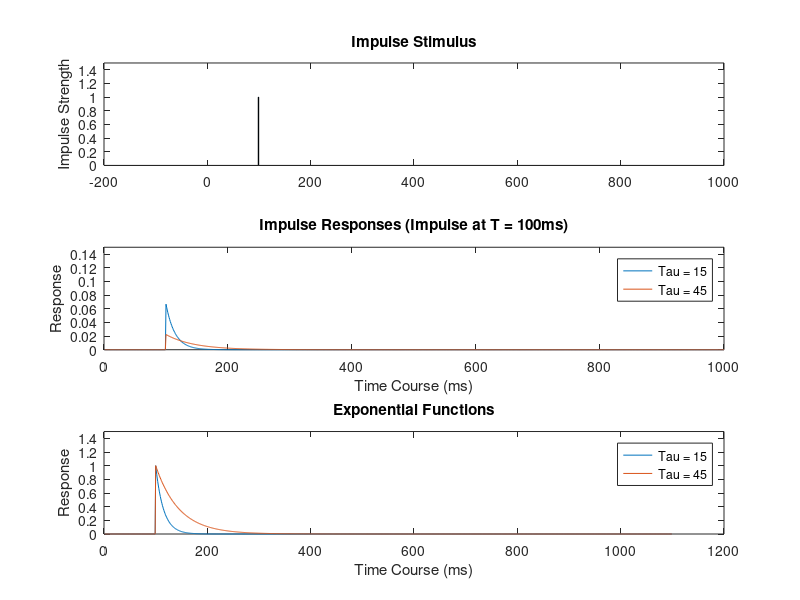
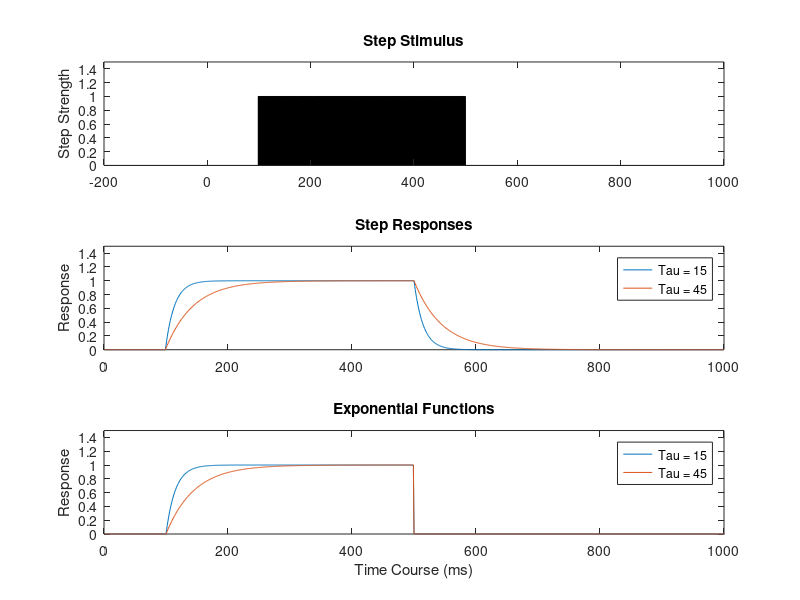

Here is the MATLAB script that generated these plots, in order: (Note: this script raises an error after producing the figures.)
% V1 and Direction Selectivity
% Robert Woodry
% Perception HW4

%% 1A)
% Recursive Temporal Filter
% Compute the impulse response at t = 100
deltaT = 1;         %Time constant, ms
duration = 1000;    % ms

% Initialize arrays
ts = [0:deltaT:duration-deltaT]; %#ok<NBRAK> 
x = zeros(size(ts));
x(100) = 1;

% Compute & plot the IRs for two different tau values. Plot exponentials as
% well
tau = 15;

ys = zeros(size(ts));
y1 = 0;

for t = 1:length(ts)
    deltaY1 = (deltaT/tau) * (-y1 + x(t));
    y1 = y1 + deltaY1;
    ys(t) = y1;
end

tau2 = 45;

ys2 = zeros(size(ts));
y1 = 0;

for t = 1:length(ts)
    deltaY1 = (deltaT/tau2) * (-y1 + x(t));
    y1 = y1 + deltaY1;
    ys2(t) = y1;
end

figure(1); subplot(3, 1, 1);

bar(ts, x);
ylim([0 1.5]);
title("Impulse Stimulus");
ylabel("Impulse Strength");

subplot(3, 1, 2);
plot(ys); hold on; plot(ys2); ylim([0 0.15]);
legend('Tau = 15', 'Tau = 45'); title("Impulse Responses (Impulse at T = 100ms)");
xlabel("Time Course (ms)"); ylabel("Response"); 

hold off;

% Plot the corresponding exponentials
subplot(3, 1, 3);
e1 = [zeros(1, 99), exp(-ts/tau)];
e2 = [zeros(1, 99), exp(-ts/tau2)];

plot(e1); hold on; plot(e2); hold off; ylim([0 1.5]);
title("Exponential Functions"); legend("Tau = 15", "Tau = 45");
xlabel("Time Course (ms)"); ylabel("Response"); 

%% 1B)
% Compute and plot the step response

deltaT = 1;         % Time constant, ms
duration = 1000;    % ms

% Initialize arrays
ts = [0:deltaT:duration-deltaT]; %#ok<NBRAK> 
x = zeros(size(ts));
x(100:500) = 1;

step1 = [zeros(1, 99), 1 - exp(-ts/tau)];
step2 = [zeros(1, 99), 1 - exp(-ts/tau2)];
step1(500:length(step1)) = 0;
step2(500:length(step2)) = 0;

% Compute & plot the SRs for two different tau values. Plot exponentials as
% well
tau1 = 15;

ys1 = zeros(size(ts));
y1 = 0;

for t = 1:length(ts)
    deltaY1 = (deltaT/tau1) * (-y1 + x(t));
    y1 = y1 + deltaY1;
    ys1(t) = y1;
end

tau2 = 45;

ys2 = zeros(size(ts));
y1 = 0;

for t = 1:length(ts)
    deltaY1 = (deltaT/tau2) * (-y1 + x(t));
    y1 = y1 + deltaY1;
    ys2(t) = y1;
end

figure(2); subplot(3, 1, 1);

bar(ts, x);
ylim([0 1.5]);
title("Step Stimulus");
ylabel("Step Strength");


subplot(3, 1, 2);
plot(ys1); hold on; plot(ys2);
legend('Tau = 15', 'Tau = 45'); title("Step Responses");
 ylabel("Response"); ylim([0 1.5]);
hold off;

subplot(3, 1, 3); 
plot(step1); hold on; plot(step2); ylim([0 1.5]);
legend('Tau = 15', 'Tau = 45'); title("Exponential Functions");
xlabel("Time Course (ms)"); ylabel("Response"); xlim([0 1000]);
hold off;

%% 1C)
% Compute and plot the responses to sinusoidal inputs
% y = h(w)x(w) = x(w) / (1 + d(w))

W = [10:10:500];
computed_amps = zeros(size(W));

figure(3);

for i=1:length(W)
    w = W(i);
    x_hat = zeros(size(ts));
    d_hat = zeros(size(ts));

    x_hat(w) = 1;
    d_hat(w) = 2*pi*w;
    y_hat = x_hat ./ (1 + d_hat);
    
    computed_amps(i) = max(abs(y_hat));
end

computed_phase = 0 + pi/2;
yyaxis left
bar(W, computed_amps);
ylabel("Computed Amplitude");
yyaxis right
yline(computed_phase, color = 'red', value = computed_phase);
ylabel("Computed Phase");
title("Predicted Amplitudes of Sinusoids convolved with the IIR Filter");
xlabel("Frequency");


%%
% 2
deltaT = 1;
tau = 25;
y1 = 0;
y2 = 0;
y3 = 0;
y4 = 0;
y5 = 0;
y6 = 0;
y7 = 0;

ys1 = zeros(size(ts));
ys2 = zeros(size(ts));
ys3 = zeros(size(ts));
ys4 = zeros(size(ts));
ys5 = zeros(size(ts));
ys6 = zeros(size(ts));
ys7 = zeros(size(ts));

f1 = zeros(size(ts));
f2 = zeros(size(ts));

x = zeros(size(ts));
x(100) = 1;

for t = 1:length(ts)
    deltaY1 = (deltaT / tau) * (-y1 + x(t)); y1 = y1 + deltaY1;
    ys1(t) = y1;
    
    deltaY2 = (deltaT / tau) * (-y2 + y1); y2 = y2 + deltaY2;
    ys2(t) = y2;
    
    deltaY3 = (deltaT / tau) * (-y3 + y2);y3 = y3 + deltaY3;
    ys3(t) = y3;
    
    deltaY4 = (deltaT / tau) * (-y4 + y3); y4 = y4 + deltaY4;
    ys4(t) = y4;
    
    deltaY5 = (deltaT / tau) * (-y5 + y4); y5 = y5 + deltaY5;
    ys5(t) = y5;

    deltaY6 = (deltaT / tau) * (-y6 + y5); y6 = y6 + deltaY6;
    ys6(t) = y6;

    deltaY7 = (deltaT / tau) * (-y7 + y6); y7 = y7 + deltaY7;
    ys7(t) = y7;

    f1(t) = y3 - y7; f2(t) = y5 - y7;

end


figure(4);
plot(f1); hold on; plot(f2);hold off;


%% 3)
deltaT = 1;        % 1
deltaX = 1/120;     % 1/120
x = [-2:deltaX:2];
y = [-2:deltaX:2];
t = [0:deltaT:1000];

sigma = 0.1;
sf = 4;
evenFilt = exp(-(x.^2)./(2*sigma^2)) .* cos(2*pi*sf*x);
oddFilt = exp(-(x.^2)./(2*sigma^2)) .* sin(2*pi*sf*x);
integral = sum(evenFilt.^2 + oddFilt.^2);
evenFilt = evenFilt / integral;
oddFilt = oddFilt / integral;

% Create stimulus with impulse at mid x, mid y, t = 1
stim = zeros(length(x), length(y), length(t));
stim(round(length(x) / 2), round(length(x) / 2), 1) = 1;



tau = 25;
y1 = 0;
y2 = 0;
y3 = 0;
y4 = 0;
y5 = 0;
y6 = 0;
y7 = 0;

ys1 = zeros(size(stim));
ys2 = zeros(size(stim));
ys3 = zeros(size(stim));
ys4 = zeros(size(stim));
ys5 = zeros(size(stim));
ys6 = zeros(size(stim));
ys7 = zeros(size(stim));

f1_even = zeros(size(stim));
f1_odd = zeros(size(stim));
f1_even_t = zeros(size(stim));
f1_odd_t = zeros(size(stim));

f2_even = zeros(size(stim));
f2_odd = zeros(size(stim));
f2_even_t = zeros(size(stim));
f2_odd_t = zeros(size(stim));

f1 = zeros(size(stim));
f2 = zeros(size(stim));


for tt = 1:length(t)
    deltaY1 = (deltaT / tau) * (-y1 + stim(:, :, tt)); y1 = y1 + deltaY1;
    ys1(:, :, tt) = y1;
    
    deltaY2 = (deltaT / tau) * (-y2 + y1); y2 = y2 + deltaY2;
    ys2(:, :, tt) = y2;
    
    deltaY3 = (deltaT / tau) * (-y3 + y2);y3 = y3 + deltaY3;
    ys3(:, :, tt) = y3;
    
    deltaY4 = (deltaT / tau) * (-y4 + y3); y4 = y4 + deltaY4;
    ys4(:, :, tt) = y4;
    
    deltaY5 = (deltaT / tau) * (-y5 + y4); y5 = y5 + deltaY5;
    ys5(:, :, tt) = y5;

    deltaY6 = (deltaT / tau) * (-y6 + y5); y6 = y6 + deltaY6;
    ys6(:, :, tt) = y6;

    deltaY7 = (deltaT / tau) * (-y7 + y6); y7 = y7 + deltaY7;
    ys7(:, :, tt) = y7;

    f1(:, :, tt) = y3 - y7; 
    f2(:, :, tt) = y5 - y7;

    f1_even(:, :, tt) = conv2(f1(:, :, tt), evenFilt, 'same');
    f1_odd(:, :, tt) = conv2(f1(:, :, tt), oddFilt, 'same');
    f1_even_t(:, :, tt) = conv2(f1(:, :, tt), evenFilt', 'same');
    f1_odd_t(:, :, tt) = conv2(f1(:, :, tt), oddFilt', 'same');
    
    f2_even(:, :, tt) = conv2(f2(:, :, tt), evenFilt, 'same');
    f2_odd(:, :, tt) = conv2(f2(:, :, tt), oddFilt, 'same');
    f2_even_t(:, :, tt) = conv2(f2(:, :, tt), evenFilt', 'same');
    f2_odd_t(:, :, tt) = conv2(f2(:, :, tt), oddFilt', 'same');

end

%% 3a)
figure(5);

subplot(2, 2, 3);
imagesc(squeeze(f1_even(round(length(x)/2), :, :))');
title("Even Fast"); xlabel("Visual angle (deg)"); ylabel("Time (ms)");

subplot(2, 2, 1);
imagesc(squeeze(f1_odd(round(length(x)/2),:, :))');
title("Odd Fast"); xlabel("Visual angle (deg)"); ylabel("Time (ms)");

subplot(2, 2, 4);
imagesc(squeeze(f2_even(round(length(x)/2), :, :))');
title("Even Slow"); xlabel("Visual angle (deg)"); ylabel("Time (ms)");

subplot(2, 2, 2);
imagesc(squeeze(f2_odd(round(length(x)/2), :, :))');
title("Odd Slow"); xlabel("Visual angle (deg)"); ylabel("Time (ms)");


%% 3b)
leftEven = f1_odd + f2_even;
leftOdd = -f2_odd + f1_even;
rightEven = -f1_odd + f2_even;
rightOdd = f2_odd + f1_even;

figure(6);

subplot(2, 2, 1);
imagesc(squeeze(leftEven(round(length(x)/2), :, :))');
title("Left Even"); xlabel("Visual angle (deg)"); ylabel("Time (ms)");

subplot(2, 2, 2);
imagesc(squeeze(leftOdd(round(length(x)/2),:, :))');
title("Left Odd"); xlabel("Visual angle (deg)"); ylabel("Time (ms)");

subplot(2, 2, 3);
imagesc(squeeze(rightEven(round(length(x)/2), :, :))');
title("Right Even"); xlabel("Visual angle (deg)"); ylabel("Time (ms)");

subplot(2, 2, 4);
imagesc(squeeze(rightOdd(round(length(x)/2), :, :))');
title("Right Odd"); xlabel("Visual angle (deg)"); ylabel("Time (ms)");


%% 3c)
leftEnergy = leftEven .^2 + leftOdd.^2;
rightEnergy = rightEven .^ 2 + rightOdd.^2;

figure(7);
subplot(1, 2, 1);
imagesc(squeeze(leftEnergy(round(length(x)/2), :, :))');
title("Left Energy"); xlabel("Visual angle (deg)"); ylabel("Time (ms)");

subplot(1, 2, 2);
imagesc(squeeze(rightEnergy(round(length(x)/2), :, :))');
title("Right Energy"); xlabel("Visual angle (deg)"); ylabel("Time (ms)");


%% 3d)
deltaT = 1;        % 1
deltaX = 1/120;     % 1/120
x = [-2:deltaX:2];
y = [-2:deltaX:2];
t = [0:deltaT:1000];

sigma = 0.1;
sf = 4;
evenFilt = exp(-(x.^2)./(2*sigma^2)) .* cos(2*pi*sf*x);
oddFilt = exp(-(x.^2)./(2*sigma^2)) .* sin(2*pi*sf*x);
integral = sum(evenFilt.^2 + oddFilt.^2);
evenFilt = evenFilt / integral;
oddFilt = oddFilt / integral;



% Create stimulus with impulse at mid x, mid y, t = 1
stim = zeros(length(x), length(y), length(t));
stim(round(length(x) / 2), round(length(x) / 2), 1) = 1;
% Create 4 drifting sinusoid stimuli
Hz = 8;
cpd = sf;

drift_up = zeros(size(stim));
drift_down = zeros(size(stim));
drift_left = zeros(size(stim));
drift_right = zeros(size(stim));

units_per_degree = length(x)/ 4;
P = units_per_degree/cpd;
P_over_time = 1000/Hz;
delta_phase = 2*pi/P_over_time;

for tt=1:length(t)
    drift_up(:, :, tt) = mkSine([length(x) length(y)], P, pi/2, 1, ...
        delta_phase * tt);

    drift_right(:, :, tt) = mkSine([length(x) length(y)], P, pi, 1, ...
        delta_phase* tt);

    drift_left(:, :, tt) = mkSine([length(x) length(y)], P, 2*pi, 1, ...
        delta_phase*tt);

    drift_down(:, :, tt) = mkSine([length(x) length(y)], P, 3/2*pi, 1, ...
        delta_phase*tt);
end


%Uncomment below to play movie of the four stimuli

% figure(8);
% 
% for tt = 1:length(t)
%     subplot(2, 2, 1);
%     imagesc(drift_up(:, :, tt));
%     title("Up");
% 
%     subplot(2, 2, 2);
%     imagesc(drift_down(:, :, tt));
%     title("Down");
% 
%     subplot(2, 2, 3);
%     imagesc(drift_left(:, :, tt));
%     title("Left");
% 
%     subplot(2, 2, 4);
%     imagesc(drift_right(:, :, tt));
%     title("Right"); 
%     
%     pause(0.001);
% end

%% 3d) Drift Left
tau = 25;
y1 = 0;
y2 = 0;
y3 = 0;
y4 = 0;
y5 = 0;
y6 = 0;
y7 = 0;

f1_even = zeros(size(stim));
f1_odd = zeros(size(stim));
f1_even_t = zeros(size(stim));
f1_odd_t = zeros(size(stim));

f2_even = zeros(size(stim));
f2_odd = zeros(size(stim));
f2_even_t = zeros(size(stim));
f2_odd_t = zeros(size(stim));

for tt = 1:length(t)
    deltaY1 = (deltaT / tau) * (-y1 + drift_left(:, :, tt)); y1 = y1 + deltaY1;
    deltaY2 = (deltaT / tau) * (-y2 + y1); y2 = y2 + deltaY2;
    deltaY3 = (deltaT / tau) * (-y3 + y2);y3 = y3 + deltaY3;
    deltaY4 = (deltaT / tau) * (-y4 + y3); y4 = y4 + deltaY4;
    deltaY5 = (deltaT / tau) * (-y5 + y4); y5 = y5 + deltaY5;
    deltaY6 = (deltaT / tau) * (-y6 + y5); y6 = y6 + deltaY6;
    deltaY7 = (deltaT / tau) * (-y7 + y6); y7 = y7 + deltaY7;

    f1 = y3 - y7; 
    f2 = y5 - y7;

    f1_even(:, :, tt) = conv2(f1, evenFilt, 'same');
    f1_odd(:, :, tt) = conv2(f1, oddFilt, 'same');
    f1_even_t(:, :, tt) = conv2(f1, evenFilt', 'same');
    f1_odd_t(:, :, tt) = conv2(f1, oddFilt', 'same');
    
    f2_even(:, :, tt) = conv2(f2, evenFilt, 'same');
    f2_odd(:, :, tt) = conv2(f2, oddFilt, 'same');
    f2_even_t(:, :, tt) = conv2(f2, evenFilt', 'same');
    f2_odd_t(:, :, tt) = conv2(f2, oddFilt', 'same');
end

disp("Integration Complete");

leftEven = f1_odd + f2_even;
leftOdd = -f2_odd + f1_even;
rightEven = -f1_odd + f2_even;
rightOdd = f2_odd + f1_even;
upEven = f1_odd_t + f2_even_t;
upOdd = -f2_odd_t + f1_even_t;
downEven = -f1_odd_t + f2_even_t;
downOdd = f2_odd_t + f1_even_t;

leftEnergy = leftEven.^2 + leftOdd.^2;
rightEnergy = rightEven.^ 2 + rightOdd.^2;
upEnergy = upEven.^2 + upOdd.^2;
downEnergy = downEven.^ 2 + downOdd.^2;

disp("Energy Computed");

figure('NumberTitle', 'off', 'Name', 'Drift Left');
subplot(2, 2, 1);
plot(squeeze(leftEnergy(round(length(x)/2), round(length(x)/2), :)));
hold on;
plot(squeeze(leftEven(round(length(x)/2), round(length(x)/2), :)));
title("Leftward Selective");
plot(squeeze(leftOdd(round(length(x)/2), round(length(x)/2), :)));
xlabel("Time (ms)"); ylabel("Response"); legend("Energy", "Even", "Odd");
xlim([0 1000]); ylim([-.4 1.2]); hold off;

subplot(2, 2, 2);
plot(squeeze(rightEnergy(round(length(x)/2), round(length(x)/2), :)));
hold on;
plot(squeeze(rightEven(round(length(x)/2), round(length(x)/2), :)));
title("Rightward Selective");
plot(squeeze(rightOdd(round(length(x)/2), round(length(x)/2), :)));
xlabel("Time (ms)"); ylabel("Response"); legend("Energy", "Even", "Odd");
xlim([0 1000]); ylim([-.4 1.2]); hold off;

subplot(2, 2, 3);
plot(squeeze(downEnergy(round(length(x)/2), round(length(x)/2), :)));
hold on;
plot(squeeze(downEven(round(length(x)/2), round(length(x)/2), :)));
title("Downward Selective");
plot(squeeze(downOdd(round(length(x)/2), round(length(x)/2), :)));
xlabel("Time (ms)"); ylabel("Response"); legend("Energy", "Even", "Odd");
xlim([0 1000]); ylim([-.4 1.2]); hold off;

subplot(2, 2, 4);
plot(squeeze(upEnergy(round(length(x)/2), round(length(x)/2), :)));
hold on;
plot(squeeze(upEven(round(length(x)/2), round(length(x)/2), :)));
title("Upward Selective");
plot(squeeze(upOdd(round(length(x)/2), round(length(x)/2), :)));
xlabel("Time (ms)"); ylabel("Response"); legend("Energy", "Even", "Odd");
xlim([0 1000]); ylim([-.4 1.2]); hold off;


%% 3d) Drift Right
tau = 25;
y1 = 0;
y2 = 0;
y3 = 0;
y4 = 0;
y5 = 0;
y6 = 0;
y7 = 0;

f1_even = zeros(size(stim));
f1_odd = zeros(size(stim));
f1_even_t = zeros(size(stim));
f1_odd_t = zeros(size(stim));

f2_even = zeros(size(stim));
f2_odd = zeros(size(stim));
f2_even_t = zeros(size(stim));
f2_odd_t = zeros(size(stim));

for tt = 1:length(t)
    deltaY1 = (deltaT / tau) * (-y1 + drift_right(:, :, tt)); y1 = y1 + deltaY1;
    deltaY2 = (deltaT / tau) * (-y2 + y1); y2 = y2 + deltaY2;
    deltaY3 = (deltaT / tau) * (-y3 + y2);y3 = y3 + deltaY3;
    deltaY4 = (deltaT / tau) * (-y4 + y3); y4 = y4 + deltaY4;
    deltaY5 = (deltaT / tau) * (-y5 + y4); y5 = y5 + deltaY5;
    deltaY6 = (deltaT / tau) * (-y6 + y5); y6 = y6 + deltaY6;
    deltaY7 = (deltaT / tau) * (-y7 + y6); y7 = y7 + deltaY7;

    f1 = y3 - y7; 
    f2 = y5 - y7;

    f1_even(:, :, tt) = conv2(f1, evenFilt, 'same');
    f1_odd(:, :, tt) = conv2(f1, oddFilt, 'same');
    f1_even_t(:, :, tt) = conv2(f1, evenFilt', 'same');
    f1_odd_t(:, :, tt) = conv2(f1, oddFilt', 'same');
    
    f2_even(:, :, tt) = conv2(f2, evenFilt, 'same');
    f2_odd(:, :, tt) = conv2(f2, oddFilt, 'same');
    f2_even_t(:, :, tt) = conv2(f2, evenFilt', 'same');
    f2_odd_t(:, :, tt) = conv2(f2, oddFilt', 'same');
end

leftEven = f1_odd + f2_even;
leftOdd = -f2_odd + f1_even;
rightEven = -f1_odd + f2_even;
rightOdd = f2_odd + f1_even;
upEven = f1_odd_t + f2_even_t;
upOdd = -f2_odd_t + f1_even_t;
downEven = -f1_odd_t + f2_even_t;
downOdd = f2_odd_t + f1_even_t;

leftEnergy = leftEven.^2 + leftOdd.^2;
rightEnergy = rightEven.^ 2 + rightOdd.^2;
upEnergy = upEven.^2 + upOdd.^2;
downEnergy = downEven.^ 2 + downOdd.^2;


figure('NumberTitle', 'off', 'Name', 'Drift Right');
subplot(2, 2, 1);
plot(squeeze(leftEnergy(round(length(x)/2), round(length(x)/2), :)));
hold on;
plot(squeeze(leftEven(round(length(x)/2), round(length(x)/2), :)));
title("Leftward Selective");
plot(squeeze(leftOdd(round(length(x)/2), round(length(x)/2), :)));
xlabel("Time (ms)"); ylabel("Response"); legend("Energy", "Even", "Odd");
xlim([0 1000]); ylim([-.4 1.2]); hold off;

subplot(2, 2, 2);
plot(squeeze(rightEnergy(round(length(x)/2), round(length(x)/2), :)));
hold on;
plot(squeeze(rightEven(round(length(x)/2), round(length(x)/2), :)));
title("Rightward Selective");
plot(squeeze(rightOdd(round(length(x)/2), round(length(x)/2), :)));
xlabel("Time (ms)"); ylabel("Response"); legend("Energy", "Even", "Odd");
xlim([0 1000]); ylim([-.4 1.2]); hold off;

subplot(2, 2, 3);
plot(squeeze(downEnergy(round(length(x)/2), round(length(x)/2), :)));
hold on;
plot(squeeze(downEven(round(length(x)/2), round(length(x)/2), :)));
title("Downward Selective");
plot(squeeze(downOdd(round(length(x)/2), round(length(x)/2), :)));
xlabel("Time (ms)"); ylabel("Response"); legend("Energy", "Even", "Odd");
xlim([0 1000]); ylim([-.4 1.2]); hold off;

subplot(2, 2, 4);
plot(squeeze(upEnergy(round(length(x)/2), round(length(x)/2), :)));
hold on;
plot(squeeze(upEven(round(length(x)/2), round(length(x)/2), :)));
title("Upward Selective");
plot(squeeze(upOdd(round(length(x)/2), round(length(x)/2), :)));
xlabel("Time (ms)"); ylabel("Response"); legend("Energy", "Even", "Odd");
xlim([0 1000]); ylim([-.4 1.2]); hold off;


%% 3d) Drift Up
tau = 25;
y1 = 0;
y2 = 0;
y3 = 0;
y4 = 0;
y5 = 0;
y6 = 0;
y7 = 0;

f1_even = zeros(size(stim));
f1_odd = zeros(size(stim));
f1_even_t = zeros(size(stim));
f1_odd_t = zeros(size(stim));

f2_even = zeros(size(stim));
f2_odd = zeros(size(stim));
f2_even_t = zeros(size(stim));
f2_odd_t = zeros(size(stim));

for tt = 1:length(t)
    deltaY1 = (deltaT / tau) * (-y1 + drift_up(:, :, tt)); y1 = y1 + deltaY1;
    deltaY2 = (deltaT / tau) * (-y2 + y1); y2 = y2 + deltaY2;
    deltaY3 = (deltaT / tau) * (-y3 + y2);y3 = y3 + deltaY3;
    deltaY4 = (deltaT / tau) * (-y4 + y3); y4 = y4 + deltaY4;
    deltaY5 = (deltaT / tau) * (-y5 + y4); y5 = y5 + deltaY5;
    deltaY6 = (deltaT / tau) * (-y6 + y5); y6 = y6 + deltaY6;
    deltaY7 = (deltaT / tau) * (-y7 + y6); y7 = y7 + deltaY7;

    f1 = y3 - y7; 
    f2 = y5 - y7;

    f1_even(:, :, tt) = conv2(f1, evenFilt, 'same');
    f1_odd(:, :, tt) = conv2(f1, oddFilt, 'same');
    f1_even_t(:, :, tt) = conv2(f1, evenFilt', 'same');
    f1_odd_t(:, :, tt) = conv2(f1, oddFilt', 'same');
    
    f2_even(:, :, tt) = conv2(f2, evenFilt, 'same');
    f2_odd(:, :, tt) = conv2(f2, oddFilt, 'same');
    f2_even_t(:, :, tt) = conv2(f2, evenFilt', 'same');
    f2_odd_t(:, :, tt) = conv2(f2, oddFilt', 'same');
end

leftEven = f1_odd + f2_even;
leftOdd = -f2_odd + f1_even;
rightEven = -f1_odd + f2_even;
rightOdd = f2_odd + f1_even;
upEven = f1_odd_t + f2_even_t;
upOdd = -f2_odd_t + f1_even_t;
downEven = -f1_odd_t + f2_even_t;
downOdd = f2_odd_t + f1_even_t;

leftEnergy = leftEven.^2 + leftOdd.^2;
rightEnergy = rightEven.^ 2 + rightOdd.^2;
upEnergy = upEven.^2 + upOdd.^2;
downEnergy = downEven.^ 2 + downOdd.^2;


figure('NumberTitle', 'off', 'Name', 'Drift Up');
subplot(2, 2, 1);
plot(squeeze(leftEnergy(round(length(x)/2), round(length(x)/2), :)));
hold on;
plot(squeeze(leftEven(round(length(x)/2), round(length(x)/2), :)));
title("Leftward Selective");
plot(squeeze(leftOdd(round(length(x)/2), round(length(x)/2), :)));
xlabel("Time (ms)"); ylabel("Response"); legend("Energy", "Even", "Odd");
xlim([0 1000]); ylim([-.4 1.2]); hold off;

subplot(2, 2, 2);
plot(squeeze(rightEnergy(round(length(x)/2), round(length(x)/2), :)));
hold on;
plot(squeeze(rightEven(round(length(x)/2), round(length(x)/2), :)));
title("Rightward Selective");
plot(squeeze(rightOdd(round(length(x)/2), round(length(x)/2), :)));
xlabel("Time (ms)"); ylabel("Response"); legend("Energy", "Even", "Odd");
xlim([0 1000]); ylim([-.4 1.2]); hold off;

subplot(2, 2, 3);
plot(squeeze(downEnergy(round(length(x)/2), round(length(x)/2), :)));
hold on;
plot(squeeze(downEven(round(length(x)/2), round(length(x)/2), :)));
title("Downward Selective");
plot(squeeze(downOdd(round(length(x)/2), round(length(x)/2), :)));
xlabel("Time (ms)"); ylabel("Response"); legend("Energy", "Even", "Odd");
xlim([0 1000]); ylim([-.4 1.2]); hold off;

subplot(2, 2, 4);
plot(squeeze(upEnergy(round(length(x)/2), round(length(x)/2), :)));
hold on;
plot(squeeze(upEven(round(length(x)/2), round(length(x)/2), :)));
title("Upward Selective");
plot(squeeze(upOdd(round(length(x)/2), round(length(x)/2), :)));
xlabel("Time (ms)"); ylabel("Response"); legend("Energy", "Even", "Odd");
xlim([0 1000]); ylim([-.4 1.2]); hold off;


%% 3d) Drift Down
tau = 25;
y1 = 0;
y2 = 0;
y3 = 0;
y4 = 0;
y5 = 0;
y6 = 0;
y7 = 0;

f1_even = zeros(size(stim));
f1_odd = zeros(size(stim));
f1_even_t = zeros(size(stim));
f1_odd_t = zeros(size(stim));

f2_even = zeros(size(stim));
f2_odd = zeros(size(stim));
f2_even_t = zeros(size(stim));
f2_odd_t = zeros(size(stim));

for tt = 1:length(t)
    deltaY1 = (deltaT / tau) * (-y1 + drift_down(:, :, tt)); y1 = y1 + deltaY1;
    deltaY2 = (deltaT / tau) * (-y2 + y1); y2 = y2 + deltaY2;
    deltaY3 = (deltaT / tau) * (-y3 + y2);y3 = y3 + deltaY3;
    deltaY4 = (deltaT / tau) * (-y4 + y3); y4 = y4 + deltaY4;
    deltaY5 = (deltaT / tau) * (-y5 + y4); y5 = y5 + deltaY5;
    deltaY6 = (deltaT / tau) * (-y6 + y5); y6 = y6 + deltaY6;
    deltaY7 = (deltaT / tau) * (-y7 + y6); y7 = y7 + deltaY7;

    f1 = y3 - y7; 
    f2 = y5 - y7;

    f1_even(:, :, tt) = conv2(f1, evenFilt, 'same');
    f1_odd(:, :, tt) = conv2(f1, oddFilt, 'same');
    f1_even_t(:, :, tt) = conv2(f1, evenFilt', 'same');
    f1_odd_t(:, :, tt) = conv2(f1, oddFilt', 'same');
    
    f2_even(:, :, tt) = conv2(f2, evenFilt, 'same');
    f2_odd(:, :, tt) = conv2(f2, oddFilt, 'same');
    f2_even_t(:, :, tt) = conv2(f2, evenFilt', 'same');
    f2_odd_t(:, :, tt) = conv2(f2, oddFilt', 'same');
end

leftEven = f1_odd + f2_even;
leftOdd = -f2_odd + f1_even;
rightEven = -f1_odd + f2_even;
rightOdd = f2_odd + f1_even;
upEven = f1_odd_t + f2_even_t;
upOdd = -f2_odd_t + f1_even_t;
downEven = -f1_odd_t + f2_even_t;
downOdd = f2_odd_t + f1_even_t;

leftEnergy = leftEven.^2 + leftOdd.^2;
rightEnergy = rightEven.^ 2 + rightOdd.^2;
upEnergy = upEven.^2 + upOdd.^2;
downEnergy = downEven.^ 2 + downOdd.^2;
%%
figure('NumberTitle', 'off', 'Name', 'Drift Down');
subplot(2, 2, 1);
plot(squeeze(leftEnergy(round(length(x)/2), round(length(x)/2), :)));
hold on;
plot(squeeze(leftEven(round(length(x)/2), round(length(x)/2), :)));
title("Leftward Selective");
plot(squeeze(leftOdd(round(length(x)/2), round(length(x)/2), :)));
xlabel("Time (ms)"); ylabel("Response"); legend("Energy", "Even", "Odd");
 hold off; xlim([0 1000]); ylim([-.4 1.2]); hold off;

subplot(2, 2, 2);
plot(squeeze(rightEnergy(round(length(x)/2), round(length(x)/2), :)));
hold on;
plot(squeeze(rightEven(round(length(x)/2), round(length(x)/2), :)));
title("Rightward Selective");
plot(squeeze(rightOdd(round(length(x)/2), round(length(x)/2), :)));
xlabel("Time (ms)"); ylabel("Response"); legend("Energy", "Even", "Odd");
 hold off; xlim([0 1000]); ylim([-.4 1.2]); hold off;

subplot(2, 2, 3);
plot(squeeze(downEnergy(round(length(x)/2), round(length(x)/2), :)));
hold on;
plot(squeeze(downEven(round(length(x)/2), round(length(x)/2), :)));
title("Downward Selective");
plot(squeeze(downOdd(round(length(x)/2), round(length(x)/2), :)));
xlabel("Time (ms)"); ylabel("Response"); legend("Energy", "Even", "Odd");
hold off; xlim([0 1000]); ylim([-.4 1.2]); hold off;

subplot(2, 2, 4);
plot(squeeze(upEnergy(round(length(x)/2), round(length(x)/2), :)));
hold on;
plot(squeeze(upEven(round(length(x)/2), round(length(x)/2), :)));
title("Upward Selective");
plot(squeeze(upOdd(round(length(x)/2), round(length(x)/2), :)));
xlabel("Time (ms)"); ylabel("Response"); legend("Energy", "Even", "Odd");
hold off; xlim([0 1000]); ylim([-.4 1.2]); hold off;


%% 4a)
contrasts = [1 5 10 25 50 100];
sigma = 3;      % sigma value that yields a response of .40 at 10 % contrast, 
% which is half the maximum response: 80%.
upEnergy_byContrast = zeros(1, length(contrasts));
downEnergy_byContrast = zeros(1, length(contrasts));
rightEnergy_byContrast = zeros(1, length(contrasts));
leftEnergy_byContrast = zeros(1, length(contrasts));

for c=1:length(contrasts)
    contrast = contrasts(c);
    tau = 25;
    y1 = 0;
    y2 = 0;
    y3 = 0;
    y4 = 0;
    y5 = 0;
    y6 = 0;
    y7 = 0;
    
    f1_even = zeros(size(stim));
    f1_odd = zeros(size(stim));
    f1_even_t = zeros(size(stim));
    f1_odd_t = zeros(size(stim));
    
    f2_even = zeros(size(stim));
    f2_odd = zeros(size(stim));
    f2_even_t = zeros(size(stim));
    f2_odd_t = zeros(size(stim));

    stim = drift_right .* contrast;
    
    for tt = 1:length(t)
        deltaY1 = (deltaT / tau) * (-y1 + stim(:, :, tt)); y1 = y1 + deltaY1;
        deltaY2 = (deltaT / tau) * (-y2 + y1); y2 = y2 + deltaY2;
        deltaY3 = (deltaT / tau) * (-y3 + y2);y3 = y3 + deltaY3;
        deltaY4 = (deltaT / tau) * (-y4 + y3); y4 = y4 + deltaY4;
        deltaY5 = (deltaT / tau) * (-y5 + y4); y5 = y5 + deltaY5;
        deltaY6 = (deltaT / tau) * (-y6 + y5); y6 = y6 + deltaY6;
        deltaY7 = (deltaT / tau) * (-y7 + y6); y7 = y7 + deltaY7;
    
        f1 = y3 - y7; 
        f2 = y5 - y7;
    
        f1_even(:, :, tt) = conv2(f1, evenFilt, 'same');
        f1_odd(:, :, tt) = conv2(f1, oddFilt, 'same');
        f1_even_t(:, :, tt) = conv2(f1, evenFilt', 'same');
        f1_odd_t(:, :, tt) = conv2(f1, oddFilt', 'same');
        
        f2_even(:, :, tt) = conv2(f2, evenFilt, 'same');
        f2_odd(:, :, tt) = conv2(f2, oddFilt, 'same');
        f2_even_t(:, :, tt) = conv2(f2, evenFilt', 'same');
        f2_odd_t(:, :, tt) = conv2(f2, oddFilt', 'same');
    end
    
    leftEven = f1_odd + f2_even;
    leftOdd = -f2_odd + f1_even;
    rightEven = -f1_odd + f2_even;
    rightOdd = f2_odd + f1_even;
    upEven = f1_odd_t + f2_even_t;
    upOdd = -f2_odd_t + f1_even_t;
    downEven = -f1_odd_t + f2_even_t;
    downOdd = f2_odd_t + f1_even_t;
    
    leftEnergy = leftEven.^2 + leftOdd.^2;
    rightEnergy = rightEven.^ 2 + rightOdd.^2;
    upEnergy = upEven.^2 + upOdd.^2;
    downEnergy = downEven.^ 2 + downOdd.^2;

    sumEnergy = leftEnergy + rightEnergy + upEnergy + downEnergy;
    leftEnergyNorm = leftEnergy ./ (sumEnergy + sigma^2);
    rightEnergyNorm = rightEnergy ./ (sumEnergy + sigma^2);
    upEnergyNorm = upEnergy ./ (sumEnergy + sigma^2);
    downEnergyNorm = downEnergy ./ (sumEnergy + sigma^2);

    upEnergy_byContrast(:, c) = mean(upEnergyNorm(round(length(x)/2), round(length(x)/2), :));
    downEnergy_byContrast(:, c) = mean(downEnergyNorm(round(length(x)/2), round(length(x)/2), :));
    leftEnergy_byContrast(:, c) = mean(leftEnergyNorm(round(length(x)/2), round(length(x)/2), :));
    rightEnergy_byContrast(:, c) = mean(rightEnergyNorm(round(length(x)/2), round(length(x)/2), :));

end

%% Plotting
figure(13);
plot(contrasts, rightEnergy_byContrast);
hold on;
plot(contrasts, leftEnergy_byContrast);
plot(contrasts, upEnergy_byContrast);
plot(contrasts, downEnergy_byContrast);
set(gca, 'XScale', 'log')

hold off; title("Average energy response as a function of contrast");
legend("Right", "Left", "Up", "Down"); xlabel("Contrast (%)");
ylabel("Avg. Energy Response")


%% 4b)
contrasts = [1 5 10 25 50];
sigma = 3;      % sigma value that yields a response of .40 at 10 % contrast, 
% which is half the maximum response: 80%.
upEnergy_byContrast_UpRight = zeros(1, length(contrasts));
downEnergy_byContrast_UpRight = zeros(1, length(contrasts));
rightEnergy_byContrast_UpRight = zeros(1, length(contrasts));
leftEnergy_byContrast_UpRight = zeros(1, length(contrasts));

upEnergy_byContrast_Right = upEnergy_byContrast(1:length(contrasts));
downEnergy_byContrast_Right = downEnergy_byContrast(1:length(contrasts));
rightEnergy_byContrast_Right = rightEnergy_byContrast(1:length(contrasts));
leftEnergy_byContrast_Right = leftEnergy_byContrast(1:length(contrasts));



%%

for c=1:length(contrasts)
    contrast = contrasts(c);
    tau = 25;
    y1 = 0;
    y2 = 0;
    y3 = 0;
    y4 = 0;
    y5 = 0;
    y6 = 0;
    y7 = 0;
    
    f1_even = zeros(size(stim));
    f1_odd = zeros(size(stim));
    f1_even_t = zeros(size(stim));
    f1_odd_t = zeros(size(stim));
    
    f2_even = zeros(size(stim));
    f2_odd = zeros(size(stim));
    f2_even_t = zeros(size(stim));
    f2_odd_t = zeros(size(stim));

    stim = (drift_right .* contrast) + (drift_up .* 50);
    
    for tt = 1:length(t)
        deltaY1 = (deltaT / tau) * (-y1 + stim(:, :, tt)); y1 = y1 + deltaY1;
        deltaY2 = (deltaT / tau) * (-y2 + y1); y2 = y2 + deltaY2;
        deltaY3 = (deltaT / tau) * (-y3 + y2);y3 = y3 + deltaY3;
        deltaY4 = (deltaT / tau) * (-y4 + y3); y4 = y4 + deltaY4;
        deltaY5 = (deltaT / tau) * (-y5 + y4); y5 = y5 + deltaY5;
        deltaY6 = (deltaT / tau) * (-y6 + y5); y6 = y6 + deltaY6;
        deltaY7 = (deltaT / tau) * (-y7 + y6); y7 = y7 + deltaY7;
    
        f1 = y3 - y7; 
        f2 = y5 - y7;
    
        f1_even(:, :, tt) = conv2(f1, evenFilt, 'same');
        f1_odd(:, :, tt) = conv2(f1, oddFilt, 'same');
        f1_even_t(:, :, tt) = conv2(f1, evenFilt', 'same');
        f1_odd_t(:, :, tt) = conv2(f1, oddFilt', 'same');
        
        f2_even(:, :, tt) = conv2(f2, evenFilt, 'same');
        f2_odd(:, :, tt) = conv2(f2, oddFilt, 'same');
        f2_even_t(:, :, tt) = conv2(f2, evenFilt', 'same');
        f2_odd_t(:, :, tt) = conv2(f2, oddFilt', 'same');
    end
    
    leftEven = f1_odd + f2_even;
    leftOdd = -f2_odd + f1_even;
    rightEven = -f1_odd + f2_even;
    rightOdd = f2_odd + f1_even;
    upEven = f1_odd_t + f2_even_t;
    upOdd = -f2_odd_t + f1_even_t;
    downEven = -f1_odd_t + f2_even_t;
    downOdd = f2_odd_t + f1_even_t;
    
    leftEnergy = leftEven.^2 + leftOdd.^2;
    rightEnergy = rightEven.^ 2 + rightOdd.^2;
    upEnergy = upEven.^2 + upOdd.^2;
    downEnergy = downEven.^ 2 + downOdd.^2;

    sumEnergy = leftEnergy + rightEnergy + upEnergy + downEnergy;
    leftEnergyNorm = leftEnergy ./ (sumEnergy + sigma^2);
    rightEnergyNorm = rightEnergy ./ (sumEnergy + sigma^2);
    upEnergyNorm = upEnergy ./ (sumEnergy + sigma^2);
    downEnergyNorm = downEnergy ./ (sumEnergy + sigma^2);

    upEnergy_byContrast_UpRight(:, c) = mean(upEnergyNorm(round(length(x)/2), round(length(x)/2), :));
    downEnergy_byContrast_UpRight(:, c) = mean(downEnergyNorm(round(length(x)/2), round(length(x)/2), :));
    leftEnergy_byContrast_UpRight(:, c) = mean(leftEnergyNorm(round(length(x)/2), round(length(x)/2), :));
    rightEnergy_byContrast_UpRight(:, c) = mean(rightEnergyNorm(round(length(x)/2), round(length(x)/2), :));

end

%% Plotting
figure(14);
subplot(2, 2, 1);
plot(contrasts, rightEnergy_byContrast_Right, '-o', 'Color', 'blue');
hold on; set(gca, 'XScale', 'log'); 
plot(contrasts, rightEnergy_byContrast_UpRight, ':x', 'Color', 'blue');
hold off; title("Rightwards Selective");
ylim([0 1]); ylabel("Avg. Energy Response");  
xlabel("Contrast (%)"); legend("Right", "Up + Right")

subplot(2, 2, 2);
plot(contrasts, leftEnergy_byContrast_Right,'-o', 'Color', 'red');
hold on; set(gca, 'XScale', 'log'); 
plot(contrasts, leftEnergy_byContrast_UpRight, ':x', 'Color', 'red');
hold off; title("Leftwards Selective");
ylim([0 1]); ylabel("Avg. Energy Response");  
xlabel("Contrast (%)"); legend(["Right" "Up + Right"])

subplot(2, 2, 3);
plot(contrasts, upEnergy_byContrast_Right, '-o', 'Color', 'magenta');
hold on; set(gca, 'XScale', 'log'); 
plot(contrasts, upEnergy_byContrast_UpRight, ':x', 'Color', 'magenta');
hold off; title("Upwards Selective");
ylim([0 1]); ylabel("Avg. Energy Response");  
xlabel("Contrast (%)"); legend("Right", "Up + Right")

subplot(2, 2, 4);
plot(contrasts, downEnergy_byContrast_Right, '-o', 'Color', 'green');
hold on; set(gca, 'XScale', 'log'); 
plot(contrasts, downEnergy_byContrast_UpRight, ':x', 'Color', 'green');
hold off; title("Downwards Selective");
ylim([0 1]); ylabel("Avg. Energy Response");  
xlabel("Contrast (%)"); legend("Right", "Up + Right")


